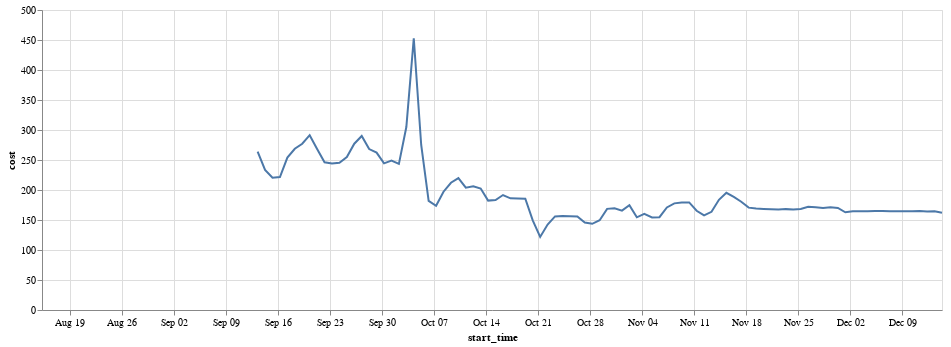

The notebook cell this image was saved under:
### Markdown cell above
## Daily cloud costs

### Code cell
alt.Chart(cost, width=900).mark_line().encode(
    x='start_time',
    y='cost'
)

### Figure 1 — Vega-Lite specification as saved in the notebook (floating-point values rounded to 4 significant figures)
{"$schema": "https://vega.github.io/schema/vega-lite/v2.6.0.json", "config": {"view": {"height": 300, "width": 400}}, "data": {"name": "data-e1a6ecb613e6b4b772489f2dc1fc7a71"}, "datasets": {"data-e1a6ecb613e6b4b772489f2dc1fc7a71": [{"cost": 40.16, "start_time": "2018-09-12T00:00:00-07:00"}, {"cost": 264.0, "start_time": "2018-09-13T00:00:00-07:00"}, {"cost": 233.4, "start_time": "2018-09-14T00:00:00-07:00"}, {"cost": 220.5, "start_time": "2018-09-15T00:00:00-07:00"}, {"cost": 221.5, "start_time": "2018-09-16T00:00:00-07:00"}, {"cost": 254.1, "start_time": "2018-09-17T00:00:00-07:00"}, {"cost": 268.7, "start_time": "2018-09-18T00:00:00-07:00"}, {"cost": 277.0, "start_time": "2018-09-19T00:00:00-07:00"}, {"cost": 291.3, "start_time": "2018-09-20T00:00:00-07:00"}, {"cost": 268.4, "start_time": "2018-09-21T00:00:00-07:00"}, {"cost": 246.1, "start_time": "2018-09-22T00:00:00-07:00"}, {"cost": 244.2, "start_time": "2018-09-23T00:00:00-07:00"}, {"cost": 245.5, "start_time": "2018-09-24T00:00:00-07:00"}, {"cost": 254.9, "start_time": "2018-09-25T00:00:00-07:00"}, {"cost": 277.2, "start_time": "2018-09-26T00:00:00-07:00"}, {"cost": 290.0, "start_time": "2018-09-27T00:00:00-07:00"}, {"cost": 268.3, "start_time": "2018-09-28T00:00:00-07:00"}, {"cost": 262.4, "start_time": "2018-09-29T00:00:00-07:00"}, {"cost": 244.4, "start_time": "2018-09-30T00:00:00-07:00"}, {"cost": 249.0, "start_time": "2018-10-01T00:00:00-07:00"}, {"cost": 243.5, "start_time": "2018-10-02T00:00:00-07:00"}, {"cost": 304.9, "start_time": "2018-10-03T00:00:00-07:00"}, {"cost": 453.0, "start_time": "2018-10-04T00:00:00-07:00"}, {"cost": 275.0, "start_time": "2018-10-05T00:00:00-07:00"}, {"cost": 181.8, "start_time": "2018-10-06T00:00:00-07:00"}, {"cost": 173.6, "start_time": "2018-10-07T00:00:00-07:00"}, {"cost": 197.1, "start_time": "2018-10-08T00:00:00-07:00"}, {"cost": 212.1, "start_time": "2018-10-09T00:00:00-07:00"}, {"cost": 219.8, "start_time": "2018-10-10T00:00:00-07:00"}, {"cost": 203.8, "start_time": "2018-10-11T00:00:00-07:00"}, {"cost": 206.1, "start_time": "2018-10-12T00:00:00-07:00"}, {"cost": 202.4, "start_time": "2018-10-13T00:00:00-07:00"}, {"cost": 182.3, "start_time": "2018-10-14T00:00:00-07:00"}, {"cost": 183.3, "start_time": "2018-10-15T00:00:00-07:00"}, {"cost": 191.6, "start_time": "2018-10-16T00:00:00-07:00"}, {"cost": 186.1, "start_time": "2018-10-17T00:00:00-07:00"}, {"cost": 185.8, "start_time": "2018-10-18T00:00:00-07:00"}, {"cost": 185.5, "start_time": "2018-10-19T00:00:00-07:00"}, {"cost": 149.5, "start_time": "2018-10-20T00:00:00-07:00"}, {"cost": 121.8, "start_time": "2018-10-21T00:00:00-07:00"}, {"cost": 142.4, "start_time": "2018-10-22T00:00:00-07:00"}, {"cost": 155.9, "start_time": "2018-10-23T00:00:00-07:00"}, {"cost": 156.9, "start_time": "2018-10-24T00:00:00-07:00"}, {"cost": 156.4, "start_time": "2018-10-25T00:00:00-07:00"}, {"cost": 155.9, "start_time": "2018-10-26T00:00:00-07:00"}, {"cost": 145.9, "start_time": "2018-10-27T00:00:00-07:00"}, {"cost": 143.6, "start_time": "2018-10-28T00:00:00-07:00"}, {"cost": 149.6, "start_time": "2018-10-29T00:00:00-07:00"}, {"cost": 168.6, "start_time": "2018-10-30T00:00:00-07:00"}, {"cost": 169.5, "start_time": "2018-10-31T00:00:00-07:00"}, {"cost": 165.7, "start_time": "2018-11-01T00:00:00-07:00"}, {"cost": 174.7, "start_time": "2018-11-02T00:00:00-07:00"}, {"cost": 154.5, "start_time": "2018-11-03T00:00:00-07:00"}, {"cost": 160.2, "start_time": "2018-11-04T00:00:00-07:00"}, {"cost": 154.2, "start_time": "2018-11-05T00:00:00-08:00"}, {"cost": 154.7, "start_time": "2018-11-06T00:00:00-08:00"}, {"cost": 170.9, "start_time": "2018-11-07T00:00:00-08:00"}, {"cost": 177.7, "start_time": "2018-11-08T00:00:00-08:00"}, {"cost": 179.0, "start_time": "2018-11-09T00:00:00-08:00"}, {"cost": 179.3, "start_time": "2018-11-10T00:00:00-08:00"}, {"cost": 165.4, "start_time": "2018-11-11T00:00:00-08:00"}, {"cost": 157.6, "start_time": "2018-11-12T00:00:00-08:00"}, {"cost": 163.7, "start_time": "2018-11-13T00:00:00-08:00"}, {"cost": 183.7, "start_time": "2018-11-14T00:00:00-08:00"}, {"cost": 195.3, "start_time": "2018-11-15T00:00:00-08:00"}, {"cost": 188.5, "start_time": "2018-11-16T00:00:00-08:00"}, {"cost": 180.4, "start_time": "2018-11-17T00:00:00-08:00"}, {"cost": 170.6, "start_time": "2018-11-18T00:00:00-08:00"}, {"cost": 169.1, "start_time": "2018-11-19T00:00:00-08:00"}, {"cost": 168.5, "start_time": "2018-11-20T00:00:00-08:00"}, {"cost": 168.1, "start_time": "2018-11-21T00:00:00-08:00"}, {"cost": 167.4, "start_time": "2018-11-22T00:00:00-08:00"}, {"cost": 168.1, "start_time": "2018-11-23T00:00:00-08:00"}, {"cost": 167.7, "start_time": "2018-11-24T00:00:00-08:00"}, {"cost": 168.4, "start_time": "2018-11-25T00:00:00-08:00"}, {"cost": 172.0, "start_time": "2018-11-26T00:00:00-08:00"}, {"cost": 171.2, "start_time": "2018-11-27T00:00:00-08:00"}, {"cost": 170.2, "start_time": "2018-11-28T00:00:00-08:00"}, {"cost": 171.2, "start_time": "2018-11-29T00:00:00-08:00"}, {"cost": 170.1, "start_time": "2018-11-30T00:00:00-08:00"}, {"cost": 162.9, "start_time": "2018-12-01T00:00:00-08:00"}, {"cost": 164.6, "start_time": "2018-12-02T00:00:00-08:00"}, {"cost": 164.5, "start_time": "2018-12-03T00:00:00-08:00"}, {"cost": 164.5, "start_time": "2018-12-04T00:00:00-08:00"}, {"cost": 165.2, "start_time": "2018-12-05T00:00:00-08:00"}, {"cost": 165.0, "start_time": "2018-12-06T00:00:00-08:00"}, {"cost": 164.4, "start_time": "2018-12-07T00:00:00-08:00"}, {"cost": 164.6, "start_time": "2018-12-08T00:00:00-08:00"}, {"cost": 164.6, "start_time": "2018-12-09T00:00:00-08:00"}, {"cost": 164.5, "start_time": "2018-12-10T00:00:00-08:00"}, {"cost": 164.9, "start_time": "2018-12-11T00:00:00-08:00"}, {"cost": 164.3, "start_time": "2018-12-12T00:00:00-08:00"}, {"cost": 164.6, "start_time": "2018-12-13T00:00:00-08:00"}, {"cost": 162.1, "start_time": "2018-12-14T00:00:00-08:00"}, {"cost": null, "start_time": "2018-08-15T00:00:00-07:00"}, {"cost": null, "start_time": "2018-08-16T00:00:00-07:00"}, {"cost": null, "start_time": "2018-08-17T00:00:00-07:00"}, {"cost": null, "start_time": "2018-08-18T00:00:00-07:00"}, {"cost": null, "start_time": "2018-08-19T00:00:00-07:00"}, {"cost": null, "start_time": "2018-08-20T00:00:00-07:00"}, {"cost": null, "start_time": "2018-08-21T00:00:00-07:00"}, {"cost": null, "start_time": "2018-08-22T00:00:00-07:00"}, {"cost": null, "start_time": "2018-08-23T00:00:00-07:00"}, {"cost": null, "start_time": "2018-08-24T00:00:00-07:00"}, {"cost": null, "start_time": "2018-08-25T00:00:00-07:00"}, {"cost": null, "start_time": "2018-08-26T00:00:00-07:00"}, {"cost": null, "start_time": "2018-08-27T00:00:00-07:00"}, {"cost": null, "start_time": "2018-08-28T00:00:00-07:00"}, {"cost": null, "start_time": "2018-08-29T00:00:00-07:00"}, {"cost": null, "start_time": "2018-08-30T00:00:00-07:00"}, {"cost": null, "start_time": "2018-08-31T00:00:00-07:00"}, {"cost": null, "start_time": "2018-09-01T00:00:00-07:00"}, {"cost": null, "start_time": "2018-09-02T00:00:00-07:00"}, {"cost": null, "start_time": "2018-09-03T00:00:00-07:00"}, {"cost": null, "start_time": "2018-09-04T00:00:00-07:00"}, {"cost": null, "start_time": "2018-09-05T00:00:00-07:00"}, {"cost": null, "start_time": "2018-09-06T00:00:00-07:00"}, {"cost": null, "start_time": "2018-09-07T00:00:00-07:00"}, {"cost": null, "start_time": "2018-09-08T00:00:00-07:00"}, {"cost": null, "start_time": "2018-09-09T00:00:00-07:00"}, {"cost": null, "start_time": "2018-09-10T00:00:00-07:00"}, {"cost": null, "start_time": "2018-09-11T00:00:00-07:00"}, {"cost": null, "start_time": "2018-09-12T00:00:00-07:00"}]}, "encoding": {"x": {"field": "start_time", "type": "temporal"}, "y": {"field": "cost", "type": "quantitative"}}, "mark": "line", "width": 900}
